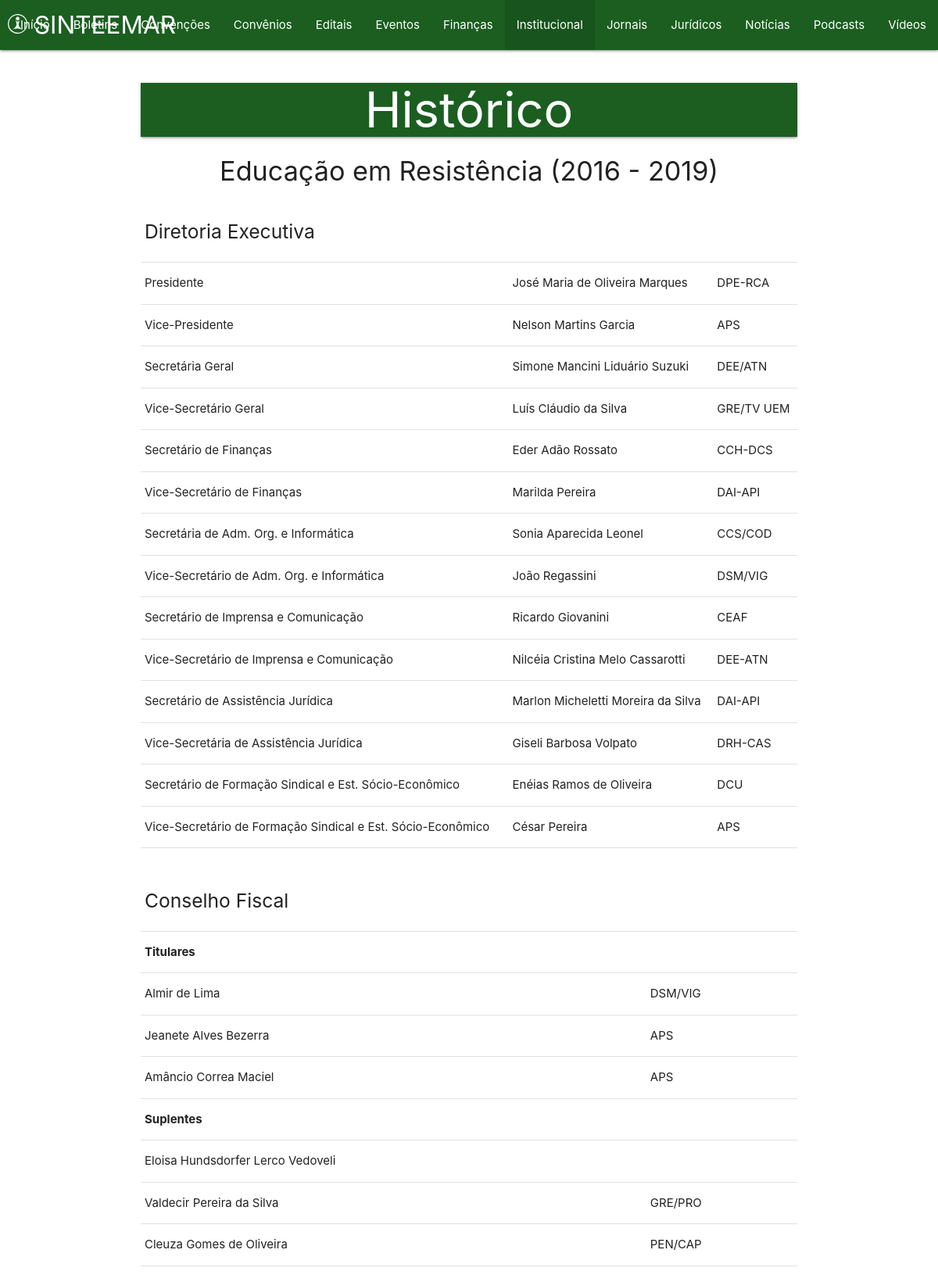
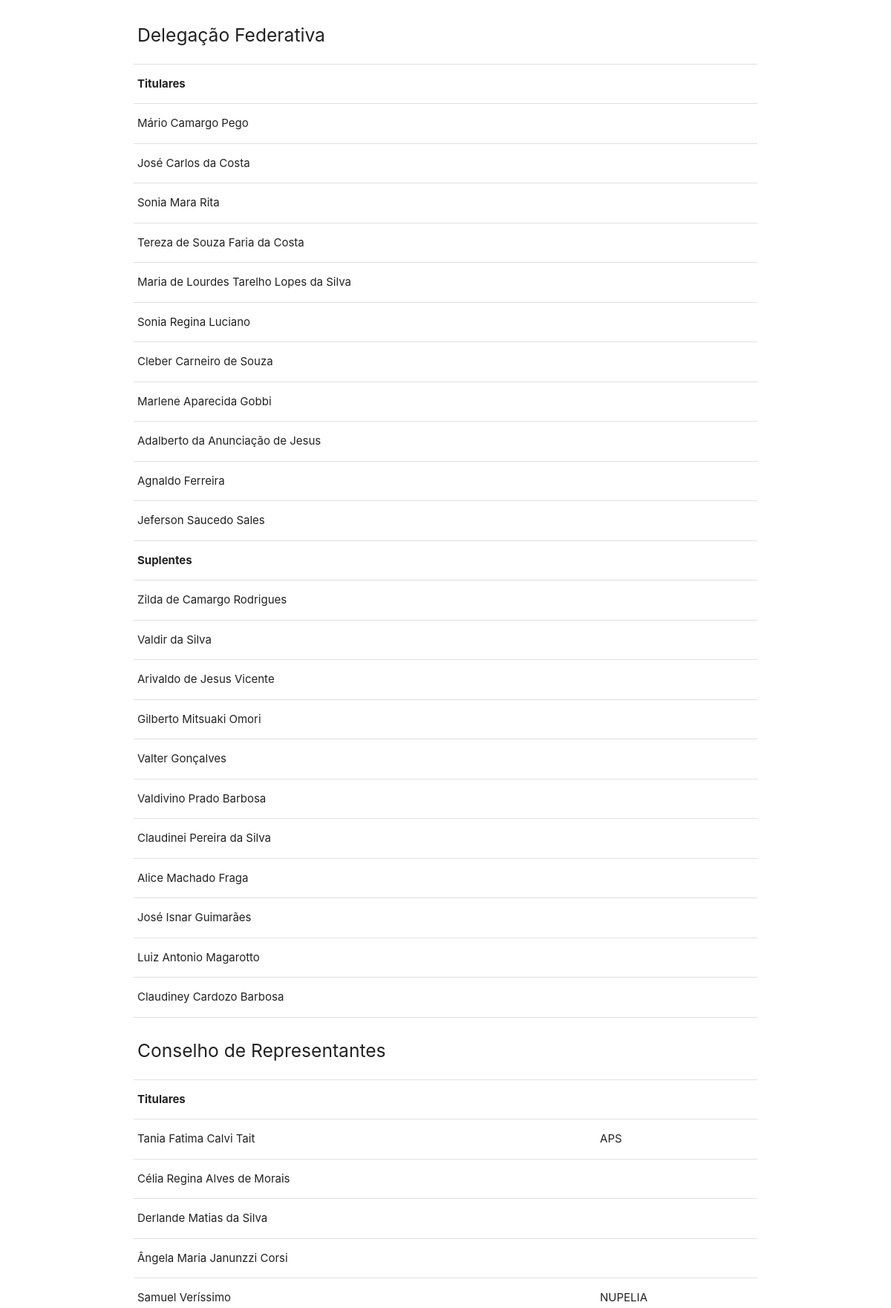
Screenshot of /historico.php (upper part) with the database file from the repository (2 pictures, top to bottom).
### tables this page shows
CREATE TABLE IF NOT EXISTS `DIRETORIA` (
	`ID` INT NOT NULL AUTO_INCREMENT PRIMARY KEY,
	`TITULO` VARCHAR(128) NOT NULL,
	`IMAGEM` VARCHAR(64) NULL,
	`TEXTO` TEXT NOT NULL
);

### sgc/dao.php (called while the page is built, shortened)
<?php
	function mysql() {
		$host = 'sinteemar.com.br';
		$user = 'sint';
		$password = 'Senha do banco de dados';
		$name = 'sint_2019';
		try {
			$connection = new mysqli($host, $user, $password, $name);
			$connection->set_charset('utf8');
		}
		catch(Exception $e) {
			$connection = null;
		}
		finally {
			return $connection;
		}
	}
	function sql_length($table, $condition=null) {
		$query = 'SELECT COUNT(*) FROM ' . $table . ($condition ? ' WHERE ' . $condition : '') . ';';
		$rows = 0;
		if($sql = mysql()) {
			try {
				$result = $sql->query($query);
				$rows = $result->fetch_assoc()['COUNT(*)'];
			}
			finally {
				mysqli_close($sql);
			}
		}
		return $rows;
	}
	function sql_read($table, $condition=null, $unique=false) {
		$query = 'SELECT @ROW_NUMBER:=@ROW_NUMBER+1 AS ROWNUM, 1 FIX, ' . $table . '.* FROM ' . $table . ', (SELECT @ROW_NUMBER:=0) AS RN ' . ($condition ? ' WHERE ' . $condition : '') . ';';
		$rows = null;
		if($sql = mysql()) {
			try {
				$result = $sql->query($query);
				if($result->num_rows == 0)
					$rows = array();
				elseif($result->num_rows == 1)
					$rows = $unique ? $result->fetch_assoc() : array($result->fetch_assoc());
				else
					$rows = $unique ? $result->fetch_all(MYSQLI_ASSOC)[0] : $result->fetch_all(MYSQLI_ASSOC);
			}
			finally {
				mysqli_close($sql);
			}
		}
		return $rows;
	}
?>

### historico.php (the view, shortened to what this page needs)
<?php
	require_once('sgc/dao.php');
	$page = max(1, filter_input(INPUT_GET, 'p', FILTER_SANITIZE_NUMBER_INT));
	$title = 'Histórico';
	$pages = ceil(sql_length($table='DIRETORIA', $condition='ID < (SELECT COUNT(*) FROM DIRETORIA)'));
	$page = min($page, $pages);
	$historico = sql_read($table='DIRETORIA', $condition='ID < (SELECT COUNT(*) FROM DIRETORIA) - ' . ($page - 1) . ' ORDER BY ID DESC LIMIT 1', $unique=true);
	require_once('cabecalho.php');
?>
	<div class="container">
		<div class="col darken-4 green">
			<h1 class="center-align white-text z-depth-1"><?= $title ?></h1>
		</div>
<?php
	if(isset($historico) && !empty($historico)) {
?>
		<h4 class="center-align"><?= $historico['TITULO'] ?></h4>
		<div><?= $historico['TEXTO'] ?></div>
<?php
	}
	else {
?>
		<h3 class="center-align">Ainda não temos conteúdo disponível :(</h3>
<?php
	}
?>
	</div>
<?php
	require_once('rodape.php');
?>

### rows the page displays
diretoria: TITULO "Educação em Resistência (2016 - 2019)", TEXTO "Diretoria Executiva Presidente José Maria de Oliveira Marques DPE-RCA Vice-Presidente Nelson Martins Garcia APS Secretária Geral Simone Mancini Liduário Suzuki DEE/ATN Vice-Secretário Geral Luís Cláudio da Silva GRE/TV UEM Secretário de Finanças Eder Adão Rossato CCH-DCS Vice-Secretário de Finanças Marilda Pereira DAI-API Secretária de Adm. Org. e Informática Sonia Aparecida Leonel CCS/COD Vice-Secretário de Adm. Org. e Informática João Regassini DSM/VIG Secretário de Imprensa e Comunicação Ricardo Giovanini CEAF Vice-Secretário de Imprensa e Comunicação Nilcéia Cristina Melo Cassarotti DEE-ATN Secretário de Assistência Jurídica Marlon Micheletti Moreira da Silva DAI-API Vice-Secretária de…"

### other values shown
$title "Histórico"
